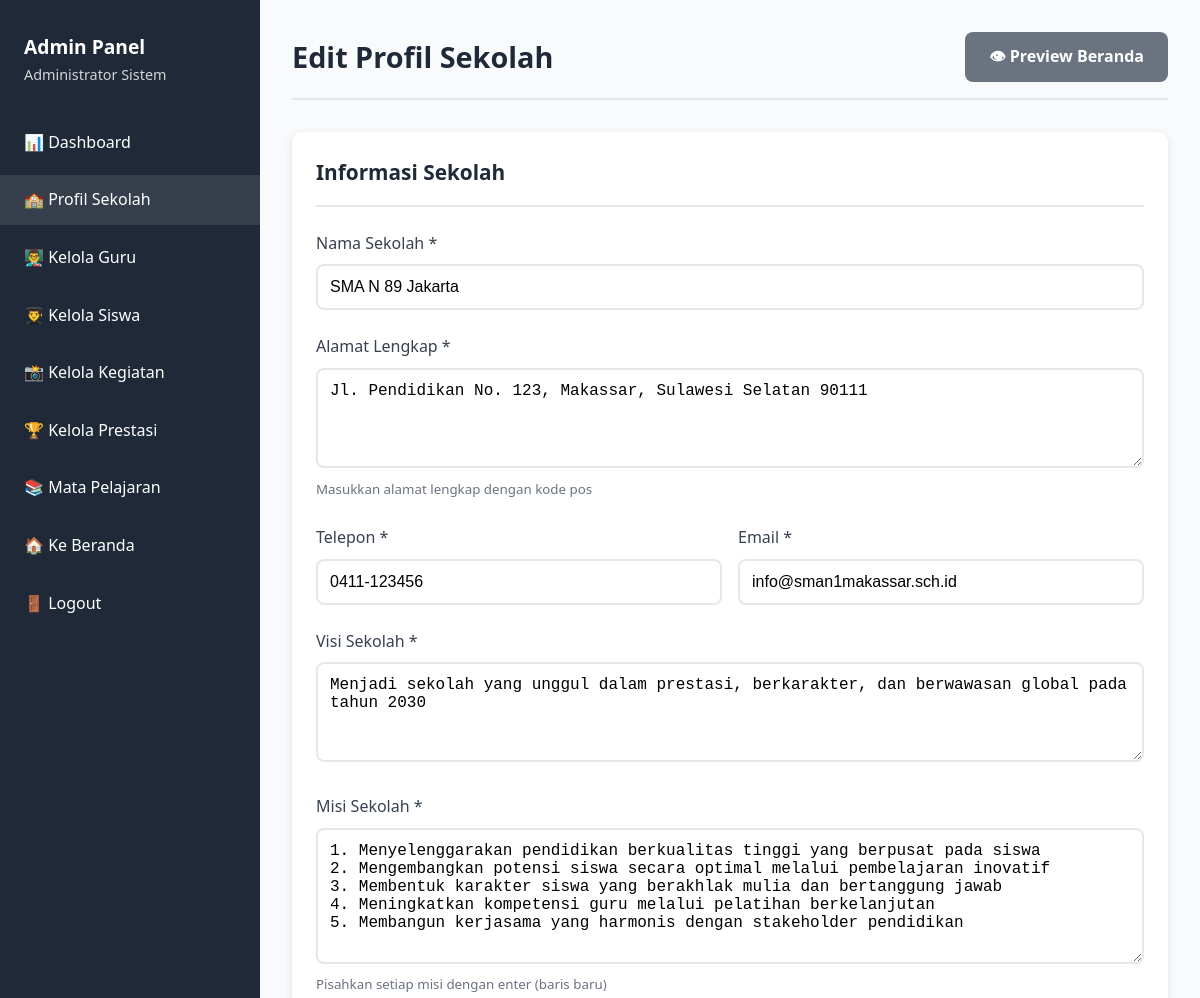
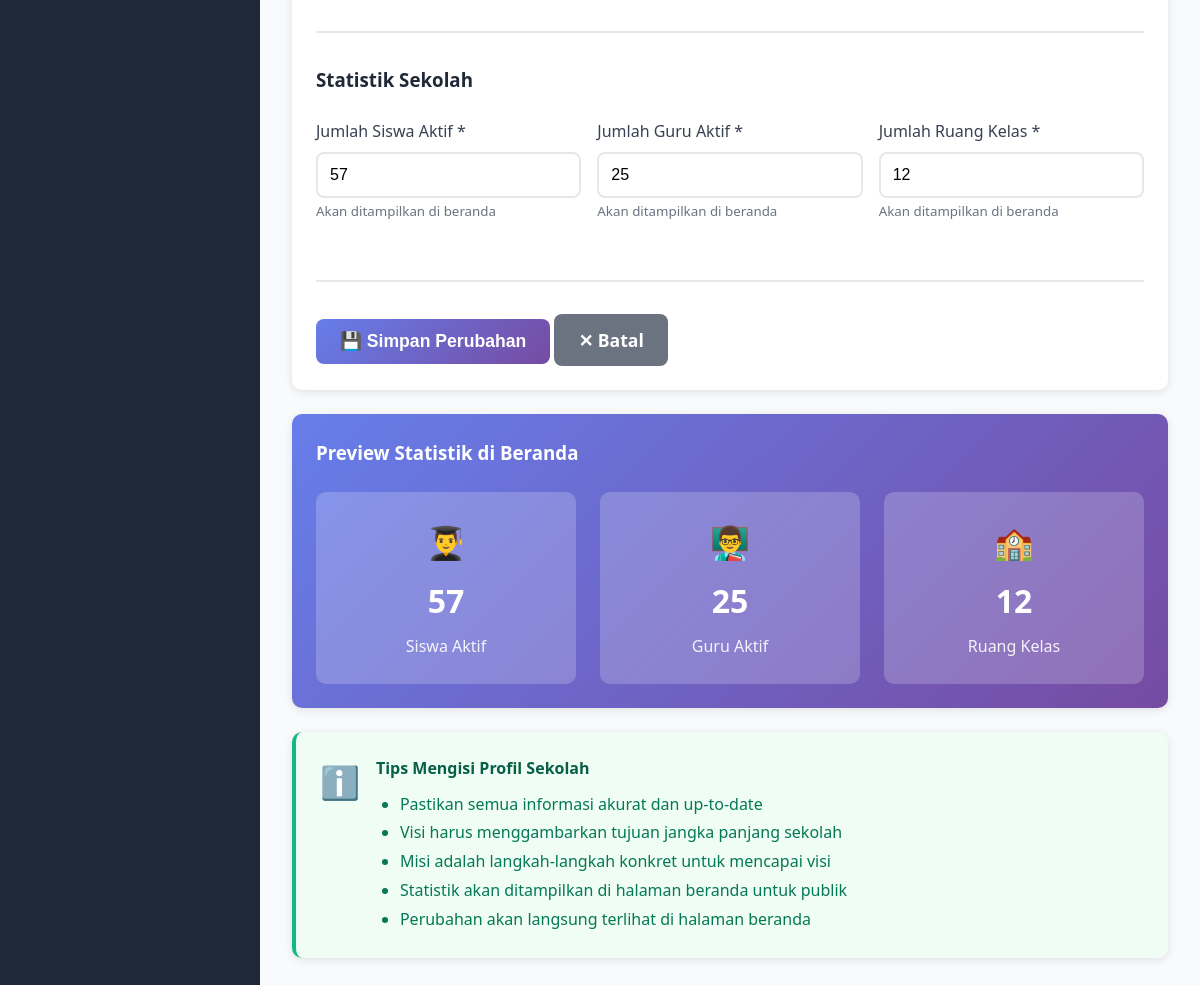
The page /sekolah/admin/profil_sekolah.php (signed in) on the database its author committed (2 pictures, top to bottom).
### tables this page shows
CREATE TABLE `profil_sekolah` (
  `id` int(11) NOT NULL,
  `nama_sekolah` varchar(100) NOT NULL,
  `alamat` text NOT NULL,
  `telepon` varchar(20) DEFAULT NULL,
  `email` varchar(50) DEFAULT NULL,
  `visi` text DEFAULT NULL,
  `misi` text DEFAULT NULL,
  `jumlah_siswa_aktif` int(11) DEFAULT 0,
  `jumlah_guru_aktif` int(11) DEFAULT 0,
  `jumlah_ruang_kelas` int(11) DEFAULT 0,
  `updated_at` timestamp NOT NULL DEFAULT current_timestamp() ON UPDATE current_timestamp()
);

### sekolah/admin/profil_sekolah.php (the view, shortened to what this page needs)
<?php
require_once '../config.php';
$profil = $conn->query("SELECT * FROM profil_sekolah LIMIT 1")->fetch_assoc();
?>
<!DOCTYPE html>
<html lang="id">
<head>
    <link rel="stylesheet" href="../css/style.css">
</head>
<body>
    <div class="dashboard">
        <aside class="sidebar">
            <div class="sidebar-header">
                <h3>Admin Panel</h3>
                <p style="font-size: 0.9rem; opacity: 0.8;"><?= $_SESSION['nama_lengkap'] ?></p>
            </div>
            <ul class="sidebar-menu">
                <li><a href="dashboard.php">📊 Dashboard</a></li>
                <li><a href="profil_sekolah.php" class="active">🏫 Profil Sekolah</a></li>
                <li><a href="kelola_guru.php">👨‍🏫 Kelola Guru</a></li>
                <li><a href="kelola_siswa.php">👨‍🎓 Kelola Siswa</a></li>
                <li><a href="kelola_kegiatan.php">📸 Kelola Kegiatan</a></li>
                <li><a href="kelola_prestasi.php">🏆 Kelola Prestasi</a></li>
                <li><a href="kelola_mapel.php">📚 Mata Pelajaran</a></li>
                <li><a href="../index.php">🏠 Ke Beranda</a></li>
                <li><a href="../logout.php">🚪 Logout</a></li>
            </ul>
        </aside>
        <main class="main-content">
            <div class="dashboard-header">
                <h1 class="dashboard-title">Edit Profil Sekolah</h1>
                <a href="../index.php" target="_blank" class="btn btn-secondary">👁 Preview Beranda</a>
            </div>
            <div class="card">
                <div class="card-header">
                    <h2 class="card-title">Informasi Sekolah</h2>
                </div>
                <form method="POST">
                    <div class="form-group">
                        <label>Nama Sekolah *</label>
                        <input type="text" name="nama_sekolah" value="<?= $profil['nama_sekolah'] ?>" required>
                    </div>
                    <div class="form-group">
                        <label>Alamat Lengkap *</label>
                        <textarea name="alamat" rows="3" required><?= $profil['alamat'] ?></textarea>
                        <small style="color: #6b7280;">Masukkan alamat lengkap dengan kode pos</small>
                    </div>
                    <div style="display: grid; grid-template-columns: 1fr 1fr; gap: 1rem;">
                        <div class="form-group">
                            <label>Telepon *</label>
                            <input type="text" name="telepon" value="<?= $profil['telepon'] ?>" required placeholder="Contoh: 0411-123456">
                        </div>
                        <div class="form-group">
                            <label>Email *</label>
                            <input type="email" name="email" value="<?= $profil['email'] ?>" required placeholder="Contoh: info@sekolah.sch.id">
                        </div>
                    </div>
                    <div class="form-group">
                        <label>Visi Sekolah *</label>
                        <textarea name="visi" rows="3" required><?= $profil['visi'] ?></textarea>
                    </div>
                    <div class="form-group">
                        <label>Misi Sekolah *</label>
                        <textarea name="misi" rows="6" required><?= $profil['misi'] ?></textarea>
                        <small style="color: #6b7280;">Pisahkan setiap misi dengan enter (baris baru)</small>
                    </div>
                    <hr style="margin: 2rem 0; border: none; border-top: 2px solid #e5e7eb;">
                    <h3 style="margin-bottom: 1.5rem; color: #1f2937;">Statistik Sekolah</h3>
                    <div style="display: grid; grid-template-columns: repeat(3, 1fr); gap: 1rem;">
                        <div class="form-group">
                            <label>Jumlah Siswa Aktif *</label>
                            <input type="number" name="jumlah_siswa_aktif" value="<?= $profil['jumlah_siswa_aktif'] ?>" required min="0">
                            <small style="color: #6b7280;">Akan ditampilkan di beranda</small>
                        </div>
                        <div class="form-group">
                            <label>Jumlah Guru Aktif *</label>
                            <input type="number" name="jumlah_guru_aktif" value="<?= $profil['jumlah_guru_aktif'] ?>" required min="0">
                            <small style="color: #6b7280;">Akan ditampilkan di beranda</small>
                        </div>
                        <div class="form-group">
                            <label>Jumlah Ruang Kelas *</label>
                            <input type="number" name="jumlah_ruang_kelas" value="<?= $profil['jumlah_ruang_kelas'] ?>" required min="0">
                            <small style="color: #6b7280;">Akan ditampilkan di beranda</small>
                        </div>
                    </div>
                    <div style="margin-top: 2rem; padding-top: 2rem; border-top: 2px solid #e5e7eb;">
                        <button type="submit" name="update_profil" class="btn btn-primary" style="font-size: 1.1rem;">
                            💾 Simpan Perubahan
                        </button>
                        <a href="dashboard.php" class="btn btn-secondary" style="font-size: 1.1rem;">
                            ✕ Batal
                        </a>
                    </div>
                </form>
            </div>
            <div class="card" style="background: linear-gradient(135deg, #667eea 0%, #764ba2 100%); color: white;">
                <h3 style="margin-bottom: 1.5rem;">Preview Statistik di Beranda</h3>
                <div style="display: grid; grid-template-columns: repeat(3, 1fr); gap: 1.5rem;">
                    <div style="background: rgba(255,255,255,0.2); padding: 1.5rem; border-radius: 10px; text-align: center;">
                        <div style="font-size: 2rem; margin-bottom: 0.5rem;">👨‍🎓</div>
                        <div style="font-size: 2rem; font-weight: 700; margin-bottom: 0.5rem;"><?= $profil['jumlah_siswa_aktif'] ?></div>
                        <div style="opacity: 0.9;">Siswa Aktif</div>
                    </div>
                    <div style="background: rgba(255,255,255,0.2); padding: 1.5rem; border-radius: 10px; text-align: center;">
                        <div style="font-size: 2rem; margin-bottom: 0.5rem;">👨‍🏫</div>
                        <div style="font-size: 2rem; font-weight: 700; margin-bottom: 0.5rem;"><?= $profil['jumlah_guru_aktif'] ?></div>
                        <div style="opacity: 0.9;">Guru Aktif</div>
                    </div>
                    <div style="background: rgba(255,255,255,0.2); padding: 1.5rem; border-radius: 10px; text-align: center;">
                        <div style="font-size: 2rem; margin-bottom: 0.5rem;">🏫</div>
                        <div style="font-size: 2rem; font-weight: 700; margin-bottom: 0.5rem;"><?= $profil['jumlah_ruang_kelas'] ?></div>
                        <div style="opacity: 0.9;">Ruang Kelas</div>
                    </div>
                </div>
            </div>
            <div class="card" style="background: #f0fdf4; border-left: 4px solid #10b981;">
                <div style="display: flex; gap: 1rem; align-items: start;">
                    <div style="font-size: 2rem;">ℹ️</div>
                    <div>
                        <h4 style="color: #065f46; margin-bottom: 0.5rem;">Tips Mengisi Profil Sekolah</h4>
                        <ul style="color: #047857; margin-left: 1.5rem; line-height: 1.8;">
                            <li>Pastikan semua informasi akurat dan up-to-date</li>
                            <li>Visi harus menggambarkan tujuan jangka panjang sekolah</li>
                            <li>Misi adalah langkah-langkah konkret untuk mencapai visi</li>
                            <li>Statistik akan ditampilkan di halaman beranda untuk publik</li>
                            <li>Perubahan akan langsung terlihat di halaman beranda</li>
                        </ul>
                    </div>
                </div>
            </div>
        </main>
    </div>
</body>
</html>

### sekolah/css/style.css (style rules this page uses)
* { margin: 0; padding: 0; box-sizing: border-box; }
body { font-family: 'Segoe UI', Tahoma, Geneva, Verdana, sans-serif; line-height: 1.6; color: #333; background: #f5f5f5; }
.form-group { margin-bottom: 1.5rem; }
.form-group label { display: block; margin-bottom: 0.5rem; color: #374151; font-weight: 500; }
.form-group input, .form-group select, .form-group textarea { width: 100%; padding: 0.75rem; border: 2px solid #e5e7eb; border-radius: 8px; font-size: 1rem; transition: border-color 0.3s; }
.form-group textarea { resize: vertical; min-height: 100px; }
.btn { padding: 0.75rem 1.5rem; border: none; border-radius: 8px; font-size: 1rem; font-weight: 600; cursor: pointer; transition: all 0.3s; text-decoration: none; display: inline-block; }
.btn-primary { background: linear-gradient(135deg, #667eea 0%, #764ba2 100%); color: white; }
.btn-secondary { background: #6b7280; color: white; }
.dashboard { display: flex; min-height: 100vh; }
.sidebar { width: 260px; background: #1f2937; color: white; padding: 2rem 0; }
.sidebar-header { padding: 0 1.5rem; margin-bottom: 2rem; }
.sidebar-header h3 { font-size: 1.2rem; }
.sidebar-menu { list-style: none; }
.sidebar-menu li { margin-bottom: 0.5rem; }
.sidebar-menu a { display: block; padding: 0.75rem 1.5rem; color: white; text-decoration: none; transition: background 0.3s; }
.sidebar-menu a:hover, .sidebar-menu a.active { background: rgba(255,255,255,0.1); }
.main-content { flex: 1; padding: 2rem; background: #f9fafb; }
.dashboard-header { display: flex; justify-content: space-between; align-items: center; margin-bottom: 2rem; padding-bottom: 1rem; border-bottom: 2px solid #e5e7eb; }
.dashboard-title { font-size: 1.8rem; color: #1f2937; }
.card { background: white; border-radius: 10px; padding: 1.5rem; box-shadow: 0 2px 10px rgba(0,0,0,0.1); margin-bottom: 1.5rem; }
.card-header { display: flex; justify-content: space-between; align-items: center; margin-bottom: 1.5rem; padding-bottom: 1rem; border-bottom: 2px solid #e5e7eb; }
.card-title { font-size: 1.3rem; color: #1f2937; }

### rows shown on the page
profil_sekolah: nama_sekolah "SMA N 89 Jakarta", alamat "Jl. Pendidikan No. 123, Makassar, Sulawesi Selatan 90111", telepon "0411-123456", email "info@sman1makassar.sch.id", visi "Menjadi sekolah yang unggul dalam prestasi, berkarakter, dan berwawasan global pada tahun 2030", misi "1. Menyelenggarakan pendidikan berkualitas tinggi yang berpusat pada siswa 2. Mengembangkan potensi siswa secara optimal melalui pembelajaran inovatif 3. Membentuk karakter siswa yang berakhlak mulia dan bertanggung jawab 4. Meningkatkan kompetensi guru melalui pelatihan berkelanjutan 5. Membangun kerjasama yang harmonis dengan stakeholder pendidikan", jumlah_siswa_aktif "57", jumlah_guru_aktif "25", jumlah_ruang_kelas "12"

### other values the page prints
$_SESSION['nama_lengkap'] "Administrator Sistem"
